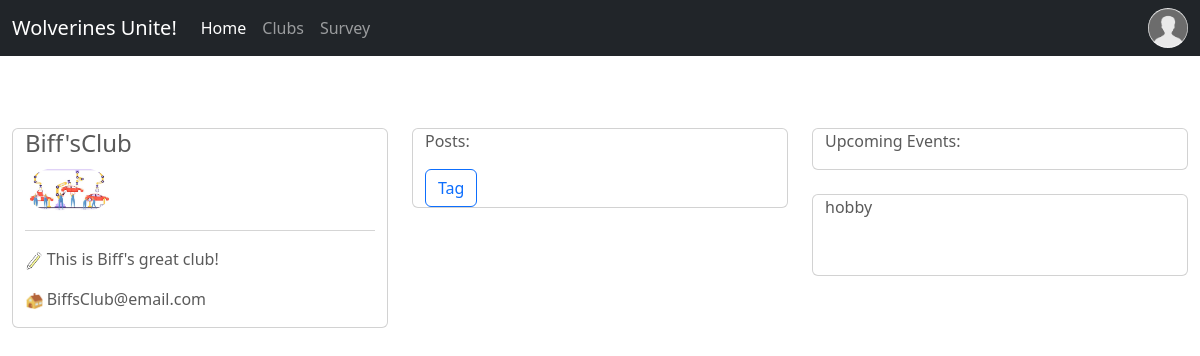
The page /club-profile.php?id=14 (signed in) on the database as committed earlier.
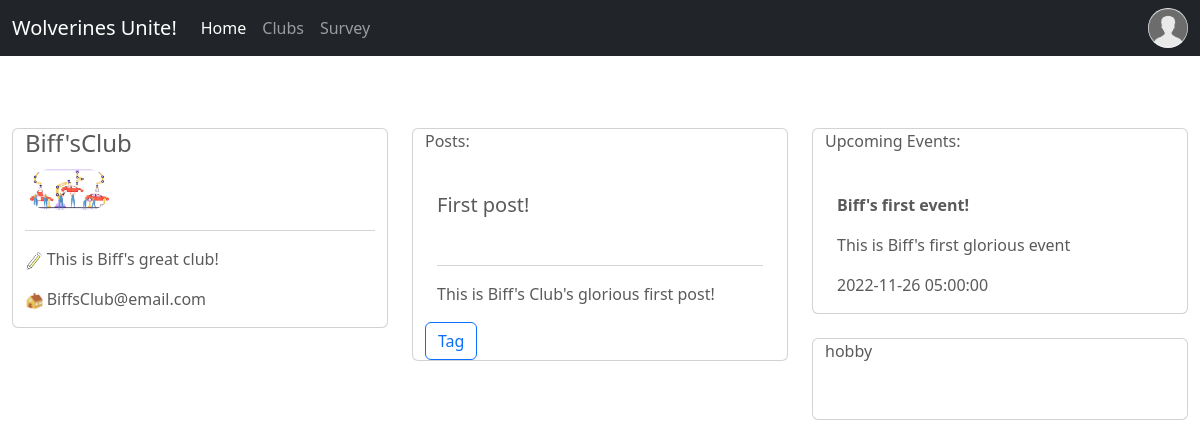
The same page on the database as committed later.
### tables this page shows
CREATE TABLE `club_table` (
  `clubID` int(11) NOT NULL,
  `name` varchar(40) NOT NULL,
  `category` text NOT NULL,
  `bio` text NOT NULL,
  `contact` text NOT NULL,
  `clubPhoto` varchar(50) NOT NULL
);

CREATE TABLE `posts_table` (
  `postID` int(11) NOT NULL,
  `clubID` int(11) NOT NULL,
  `title` varchar(50) NOT NULL,
  `content` text NOT NULL
);

CREATE TABLE `event_table` (
  `eventID` int(11) NOT NULL,
  `clubID` int(11) NOT NULL,
  `title` varchar(50) NOT NULL,
  `description` text NOT NULL,
  `date` date NOT NULL,
  `time` time NOT NULL
);

### club-profile.php (the view, shortened to what this page needs)
<!doctype html>
<html lang="en">
  <head>
<link href="assets/dist/css/bootstrap.min.css" rel="stylesheet">
    <link href="carousel.css" rel="stylesheet">
  </head>
  <body>
<header>
  <nav class="navbar navbar-expand-md navbar-dark fixed-top bg-dark">
    <div class="container-fluid">
      <a class="navbar-brand" href="#">Wolverines Unite!</a>
      <div class="collapse navbar-collapse" id="navbarCollapse">
        <ul class="navbar-nav me-auto mb-2 mb-md-0">
          <li class="nav-item">
            <a class="nav-link active" aria-current="page" href="index.html">Home</a>
          </li>
          <li class="nav-item">
            <a class="nav-link" href="clubs.php">Clubs</a>
          </li>
          <li class="nav-item">
            <a class="nav-link" href="survey.html">Survey</a>
          </li>
        </ul>
		<a class="nav-link profile" href="profile.php"><img src="images/avatar-placeholder.png" style="border-radius:50%;height:40px;width:40px;"></a>
      </div>
    </div>
  </nav>
</header>
<main>
<?php
	$club_id = $_GET['id'];
	$DATABASE_HOST = 'localhost';
	$DATABASE_USER = 'root';
	$DATABASE_PASS = '';
	$DATABASE_NAME = 'group6_db';
	$con = mysqli_connect($DATABASE_HOST, $DATABASE_USER, $DATABASE_PASS, $DATABASE_NAME);
	$stmt = $con->prepare('SELECT name, category, bio, contact, clubPhoto FROM club_table WHERE clubID = ?');
	$stmt->bind_param('i', $club_id);
	$stmt->execute();
	$stmt->bind_result($name, $category, $bio, $contact, $clubPhoto);
	$stmt = $con->prepare('SELECT * FROM posts_table WHERE clubID = ?');
	$stmt->bind_param('i', $club_id);
	$stmt->execute();
	$posts = $stmt->get_result();
	$stmt = $con->prepare('SELECT * FROM event_table WHERE clubID = ?');
	$stmt->bind_param('i', $club_id);
	$stmt->execute();
	$events = $stmt->get_result();
?>
<div class="container" style="max-width:1400px;margin-top:80px">
  <div class="row align-items-start">
    <div class="col">
      <div class="card">
        <div class="container">
         <h4 class="center"><?php echo $name; ?></h4>
         <p class="center circle"><img src= <?php echo "images/" . $clubPhoto; ?> style="border-radius:50%; width:25%; height:25%;" alt="Avatar"></p>
         <hr>
         <p><img src="images/pencil.png" style="width:5%; height:5%;" alt="pencil"> <?php echo $bio; ?></p>
         <p><img src="images/house.png" style="width:5%; height:5%;" alt="house"> <?php echo $contact; ?></p>
        </div>
      </div>
      <br>
    </div>
    <div class="col">
      <div class="row">
        <div class="col">
          <div class="card">
            <div class="container">
              <p contenteditable="true">Posts: </p>
			  <?php
				while ($row = mysqli_fetch_array($posts)) {?>
					<div class="container"><br>
						<h5><?php echo $row['title'];?></h5><br>
						<hr class="clear">
						<p><?php echo $row['content'];?></p>
					</div>
				<?php } ?>
              <button type="button" class="btn btn-outline-primary"> Tag</button>
            </div>
          </div>
        </div>
      </div>
    </div>
    <div class="col">
      <div class="card">
        <div class="container">
		  <p>Upcoming Events:</p>
		  <?php
			while ($row = mysqli_fetch_array($events)) {?>
				<div class="container"><br>
					<p><strong><?php echo $row['title'];?></strong></p>
					<p><?php echo $row['description'];?></p>
					<p><?php echo $row['date'] . ' ' . $row['time'];?></p>
				</div>
			<?php } ?>
        </div>
      </div>
      <br>
      <div class="card">
        <div class="container">
          <p><?php echo $category; ?></p>
          <p>
            <span class="badge badge-primary">News</span>
            <span class="badge badge-secondary">W3Schools</span>
            <span class="badge badge-success">Bootstrap</span>
            <span class="badge badge-dark">Games</span>
          </p>
        </div>
      </div>
      <br>
    </div>
  </div>
</div>
  </body>
</html>

### carousel.css (style rules this page uses)
body { padding-top: 3rem; padding-bottom: 3rem; color: #5a5a5a; }

### club-profile.php (style rules this page uses)
.profile { align-items: right; }

Rows that differ between the two databases and show on the page:
added posts_table: title "First post!", content "This is Biff's Club's glorious first post!"
added event_table: title "Biff's first event!", description "This is Biff's first glorious event", date "2022-11-26", time "05:00:00"
